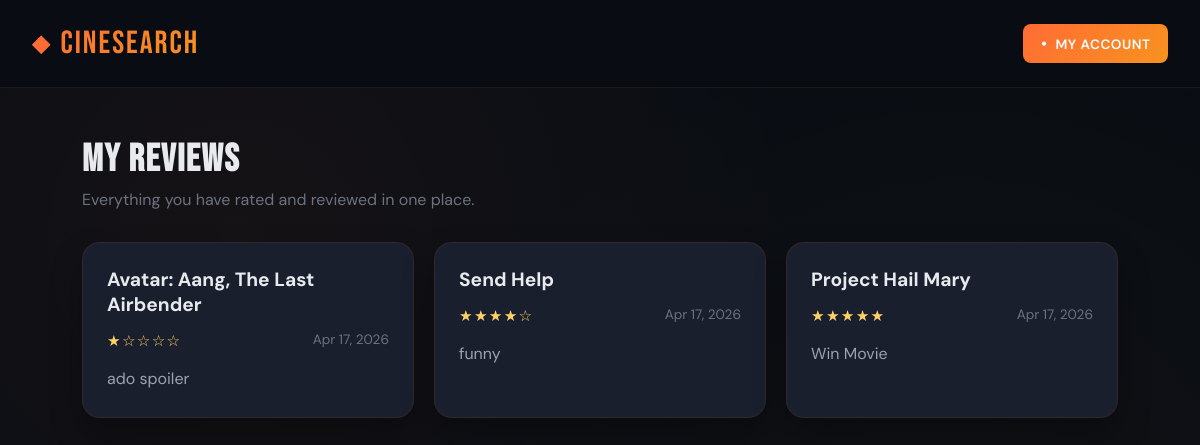
Page /my_reviews (signed in) on the committed database.
### app.py (models this page shows)
class Review(db.Model):
    id = db.Column(db.Integer, primary_key=True)
    user_id = db.Column(db.Integer, db.ForeignKey("user.id"), nullable=False)
    movie_id = db.Column(db.Integer, nullable=False)
    movie_title = db.Column(db.String(255), nullable=False)
    rating = db.Column(db.Integer, nullable=False)
    review_text = db.Column(db.Text, nullable=False)
    created_at = db.Column(db.DateTime, default=datetime.utcnow, nullable=False)
    user = db.relationship("User", back_populates="reviews")

### app.py (the view)
@app.route("/my_reviews")
def my_reviews():
    user_id = session.get("user_id")
    if not user_id:
        flash("Please sign in to view your reviews.", "error")
        return redirect(url_for("auth"))
    user_reviews = Review.query.filter_by(user_id=user_id).order_by(Review.created_at.desc()).all()
    return render_template("reviews.html", reviews=user_reviews)

### templates/reviews.html (shortened to what this page needs)
<!DOCTYPE html>
<html lang="en">
<head>
    <link rel="stylesheet" href="{{ url_for('static', filename='styles.css') }}">
</head>
<body>
    <header>
        <div class="header-container">
            <a href="/" class="logo">CineSearch</a>
            <div class="header-auth">
                {% if session.get('user_id') %}
                <div class="account-dropdown">
                    <button type="button" class="account-trigger">My Account</button>
                </div>
                {% else %}
                <a href="/auth" class="auth-btn-login">Login</a>
                <a href="/auth" class="auth-btn-register">Register</a>
                {% endif %}
            </div>
        </div>
    </header>
    <main class="reviews-shell">
        <section class="reviews-heading">
            <h1>My Reviews</h1>
            <p>Everything you have rated and reviewed in one place.</p>
        </section>
        {% if reviews %}
        <section class="reviews-grid">
            {% for review in reviews %}
            <article class="review-tile">
                <a href="{{ url_for('movie_details', movie_id=review.movie_id) }}" class="review-movie">{{ review.movie_title }}</a>
                <div class="review-meta">
                    <span class="review-stars">{{ "★" * review.rating }}{{ "☆" * (5 - review.rating) }}</span>
                    <span>{{ review.created_at.strftime("%b %d, %Y") }}</span>
                </div>
                <p class="review-copy">{{ review.review_text }}</p>
            </article>
            {% endfor %}
        </section>
        {% else %}
        <section class="reviews-empty">
            <p>You have not written any reviews yet. Open a movie page to leave your first one.</p>
        </section>
        {% endif %}
    </main>
</body>
</html>

### static/styles.css (style rules this page uses)
:root { --bg-primary: #0a0e14; --bg-secondary: #141922; --bg-card: #1a1f2e; --accent-primary: #ff6b35; --accent-secondary: #f7931e; --text-primary: #e8eaed; --text-secondary: #9ba3af; --text-muted: #6b7280; --border-color: rgba(255, 107, 53, 0.1); }
* { margin: 0; padding: 0; box-sizing: border-box; }
body { font-family: 'DM Sans', sans-serif; background: var(--bg-primary); color: var(--text-primary); overflow-x: hidden; }
body::before { content: ''; position: fixed; top: 0; left: 0; width: 100%; height: 100%; background-image: radial-gradient(circle at 20% 30%, rgba(255, 107, 53, 0.05) 0%, transparent 50%), radial-gradient(circle at 80% 70%, rgba(247, 147, 30, 0.03) 0%, transparent 50%); pointer-events: none; z-index: 0; }
header { background: rgba(10, 14, 20, 0.95); backdrop-filter: blur(10px); border-bottom: 1px solid var(--border-color); position: sticky; top: 0; z-index: 1400; animation: slideDown 0.6s ease-out; }
.header-container { max-width: 1400px; margin: 0 auto; padding: 1.5rem 2rem; display: flex; justify-content: space-between; align-items: center; }
.header-auth { display: flex; align-items: center; gap: 0.75rem; position: relative; }
.account-dropdown { position: relative; }
.account-trigger { color: white; background: linear-gradient(135deg, var(--accent-primary), var(--accent-secondary)); border: none; border-radius: 8px; padding: 0.55rem 1.1rem; font-size: 0.85rem; font-weight: 600; letter-spacing: 0.5px; text-transform: uppercase; cursor: pointer; transition: all 0.3s ease; font-family: 'DM Sans', sans-serif; }
.account-trigger::before { content: '•'; display: inline-block; margin-right: 0.5rem; font-size: 1rem; }
.logo { font-family: 'Bebas Neue', sans-serif; font-size: 2rem; letter-spacing: 2px; background: linear-gradient(135deg, var(--accent-primary), var(--accent-secondary)); -webkit-background-clip: text; -webkit-text-fill-color: transparent; background-clip: text; display: flex; align-items: center; gap: 0.5rem; text-decoration: none; cursor: pointer; transition: all 0.3s ease; }
.logo::before { content: '◆'; font-size: 1.5rem; -webkit-text-fill-color: var(--accent-primary); }

### templates/reviews.html (style rules this page uses)
.reviews-shell { max-width: 1100px; margin: 3rem auto 4rem; padding: 0 2rem; position: relative; z-index: 1; }
.reviews-heading { margin-bottom: 2rem; }
.reviews-heading h1 { font-family: 'Bebas Neue', sans-serif; font-size: 2.4rem; letter-spacing: 1.5px; margin-bottom: 0.35rem; }
.reviews-heading p { color: var(--text-muted); }
.reviews-grid { display: grid; grid-template-columns: repeat(auto-fit, minmax(280px, 1fr)); gap: 1.25rem; }
.review-tile { background: var(--bg-card); border: 1px solid var(--border-color); border-radius: 18px; padding: 1.5rem; box-shadow: 0 16px 32px rgba(0, 0, 0, 0.28); display: flex; flex-direction: column; gap: 0.9rem; }
.review-movie { font-size: 1.2rem; font-weight: 700; color: var(--text-primary); text-decoration: none; }
.review-meta { display: flex; justify-content: space-between; gap: 0.75rem; flex-wrap: wrap; color: var(--text-muted); font-size: 0.85rem; }
.review-stars { color: #ffd166; letter-spacing: 0.08rem; font-size: 0.95rem; }
.review-copy { color: var(--text-secondary); line-height: 1.7; white-space: pre-wrap; }

### rows in the picture
Review: movie_title "Avatar: Aang, The Last Airbender", rating "★", rating "☆☆☆☆", created_at "Apr 17, 2026", review_text "ado spoiler"
Review: movie_title "Send Help", rating "★★★★", rating "☆", created_at "Apr 17, 2026", review_text "funny"
Review: movie_title "Project Hail Mary", rating "★★★★★", created_at "Apr 17, 2026", review_text "Win Movie"
